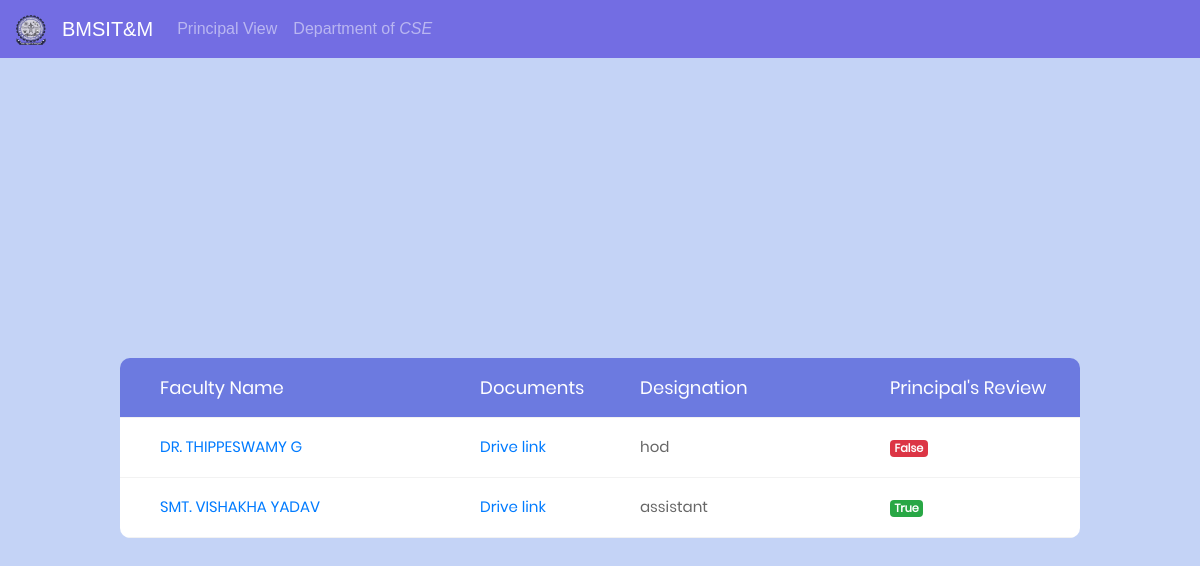
/principal_display/CSE, run on an earlier commit of the app's database.
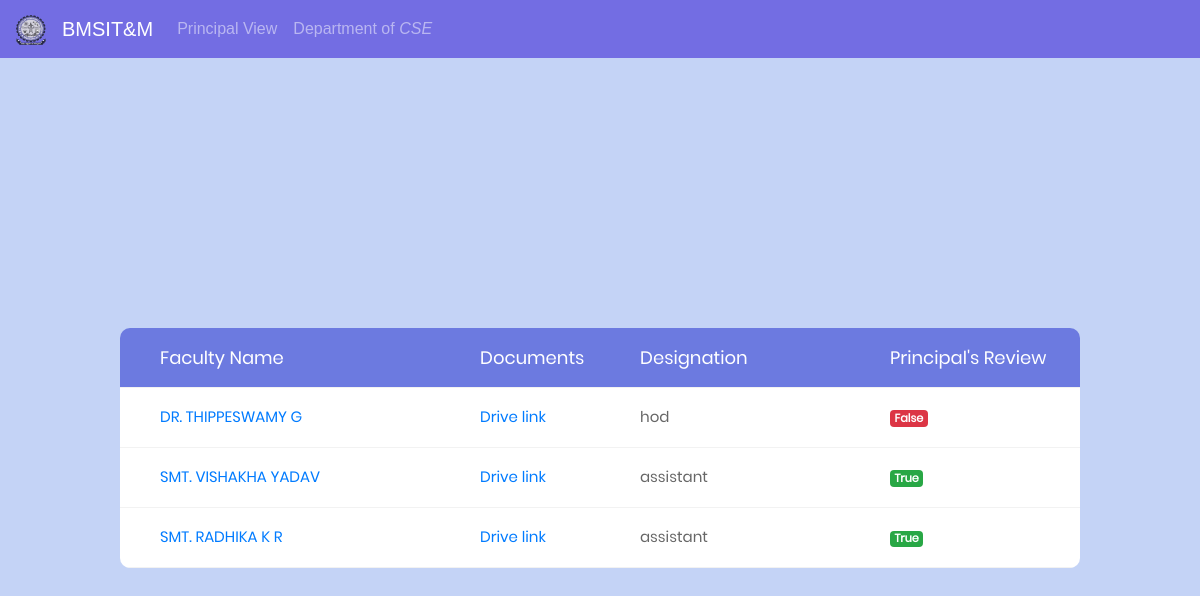
And on a later commit of the database.
### facform1/models.py (models this page shows, shortened)
class User(AbstractUser):
	phone = models.BigIntegerField(null=True)
	department = models.ForeignKey('Department', on_delete=models.CASCADE,null=True)
	designation = models.ForeignKey('Designation', on_delete=models.CASCADE,null=True)
	teach_status = models.BooleanField(default=False)
	hod_status = models.BooleanField(default=False)
	principal_status = models.BooleanField(default=False)
	doc_link = models.CharField(max_length=2000, blank=True, null=True)
	info = models.CharField(max_length=20, blank=True, null=True)

class Designation(models.Model):
	name = models.CharField(max_length=20, blank=True, null=True)
	def __str__(self):
		return self.name

### facform1/views.py (the view)
# urls.py: url(r'^principal_display/(?P<dept>[\w\-]+)$', views.principal_display,name="principal_display"),
def principal_display(request,dept):
	print(dept)
	hod = User.objects.filter(department__name=dept).filter(designation__pk = 8)
	teach = User.objects.filter(department__name=dept).filter(designation__pk = 9).filter(hod_status=True)
	teach1 = User.objects.filter(department__name=dept).filter(designation__pk = 10).filter(hod_status=True)
	teach3 = list(chain(teach,teach1))
	teach2 = User.objects.filter(department__name=dept).filter(designation__pk = 11).filter(hod_status=True)
	dept = {'dept':dept,'hod':hod,'teach':teach3,'teach2':teach2}
	return render(request,'principal_display.html',context=dept)

### templates/principal_display.html (shortened to what this page needs)
<!DOCTYPE html>
{% load staticfiles %}
<html lang="en">
<head>
	<link rel="stylesheet" type="text/css" href="{% static "vendor/bootstrap/css/bootstrap.min.css" %}">
	<link rel="stylesheet" type="text/css" href="{% static "fonts/font-awesome-4.7.0/css/font-awesome.min.css" %}">
	<link rel="stylesheet" type="text/css" href="{% static "vendor/animate/animate.css" %}">
	<link rel="stylesheet" type="text/css" href="{% static "vendor/select2/select2.min.css" %}">
	<link rel="stylesheet" type="text/css" href="{% static "vendor/perfect-scrollbar/perfect-scrollbar.css" %}">
	<link rel="stylesheet" type="text/css" href="{% static "css/util.css" %}">
	<link rel="stylesheet" type="text/css" href="{% static "css/main1.css" %}">
</head>
<body style="background:#c3d1f8">
  <nav class="navbar navbar-expand-lg navbar-dark fixed-top" style="background-color: #736de3;">
    <a class="navbar-brand" href="#">
    <img src="{% static "image/bms.logo.png" %}" width="30" height="30" alt="">
  </a>
  <a class="navbar-brand" href="#">BMSIT&M</a>
  <div class="collapse navbar-collapse" id="navbarNav">
    <ul class="navbar-nav">
      <li class="nav-item disabled">
        <a class="nav-link" href="#">Principal View<span class="sr-only">(current)</span></a>
      </li>
      <li class="nav-item disabled">
        <a class="nav-link" href="#">Department of <em>{{dept}}</em></a>
      </li>
    </ul>
  </div>
</nav>
	<div style="margin-top:4%;" class="limiter">
		<div class="container-table100">
			<div class="wrap-table100">
					<div class="table">
						<div class="row header">
							<div class="cell">
								Faculty Name
							</div>
							<div class="cell">
								Documents
							</div>
							<div class="cell">
								Designation
							</div>
              <div class="cell">
								Principal's Review
							</div>
            </div>
            {% for hod_name in hod %}
						<div class="row">
							<div class="cell" data-title="Faculty Name">
								  <a {% if hod_name.principal_status == False %}  href="/principal_hod_display/{{hod_name.pk}}" {% else %} href="#" {% endif %}>{{hod_name.first_name}}</a>
							</div>
							<div class="cell" data-title="Documents">
								<a href="{{hod_name.doc_link}}">Drive link</a>
							</div>
							<div class="cell" data-title="designation">
								<p>{{hod_name.designation}}</p>
							</div>
								<div class="cell" data-title="prin-review">
                {% if hod_name.principal_status %}
								<span class="badge badge-success">{{hod_name.principal_status}}</span>
                {% else %}
                <span class="badge badge-danger">{{hod_name.principal_status}}</span>
                {% endif %}
							</div>
						</div>
            {% endfor %}
            {% for name1 in teach2 %}
            <div class="row">
              <div class="cell" data-title="Faculty Name">
                  <a {% if name1.principal_status == False %} href="/principal_teacher_display/{{name1.pk}}" {% else %} href="#" {% endif %}>{{name1.first_name}}</a>
              </div>
              <div class="cell" data-title="Documents">
                <a href="{{name1.doc_link}}">Drive link</a>
              </div>
							<div class="cell" data-title="designation">
								<p>{{name1.designation}}</p>
							</div>
              <div class="cell" data-title="prin-review">
                {% if name1.principal_status %}
                <span class="badge badge-success">{{name1.principal_status}}</span>
                {% else %}
                <span class="badge badge-danger">{{name1.principal_status}}</span>
                {% endif %}
              </div>
            </div>
            {% endfor %}
					</div>
			</div>
		</div>
	</div>
</body>
</html>

What changed in the data, as far as the page shows it:
now on this page (row edited): User: first_name "SMT. RADHIKA K R", designation "assistant", principal_status "True"
